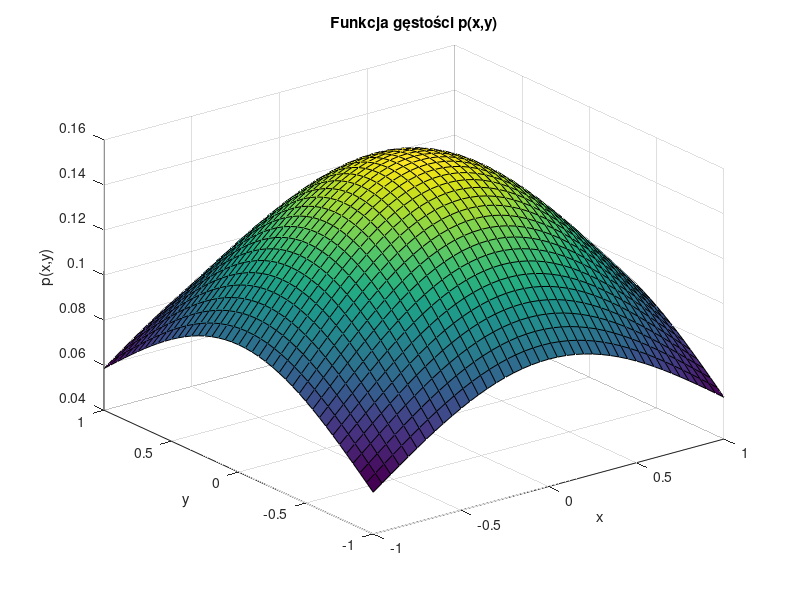

This figure's MATLAB source:
% integ_2D_prob.m
% Całkowanie 2D - prawdopodobieństwo w przedziale [-sigma, sigma]

clear all; close all;

sigma = 1; % parametr rozkładu

% --- Siatka punktów w przedziale [-sigma, sigma] ---
dx = 0.05; % krok siatki
x = -sigma:dx:sigma;
y = -sigma:dx:sigma;
[X, Y] = meshgrid(x, y);

% --- Funkcja gęstości 2D (niezależne zmienne, sigma w obu wymiarach) ---
p = 1/(2*pi*sigma^2) * exp(-0.5*(X.^2 + Y.^2)/sigma^2);

% --- Rysunek powierzchni ---
figure;
surf(X, Y, p);
xlabel('x'); ylabel('y'); zlabel('p(x,y)');
title('Funkcja gęstości p(x,y)');

% --- Waga trapezów ---
w = dx/2 * [1 2*ones(1,length(x)-2) 1];

% --- Całka 2D metodą trapezów ---
P = w * p * w'; % macierz wag i wartości funkcji
fprintf('Prawdopodobieństwo w przedziale [-sigma, sigma]: %.6f\n', P);
%7.14